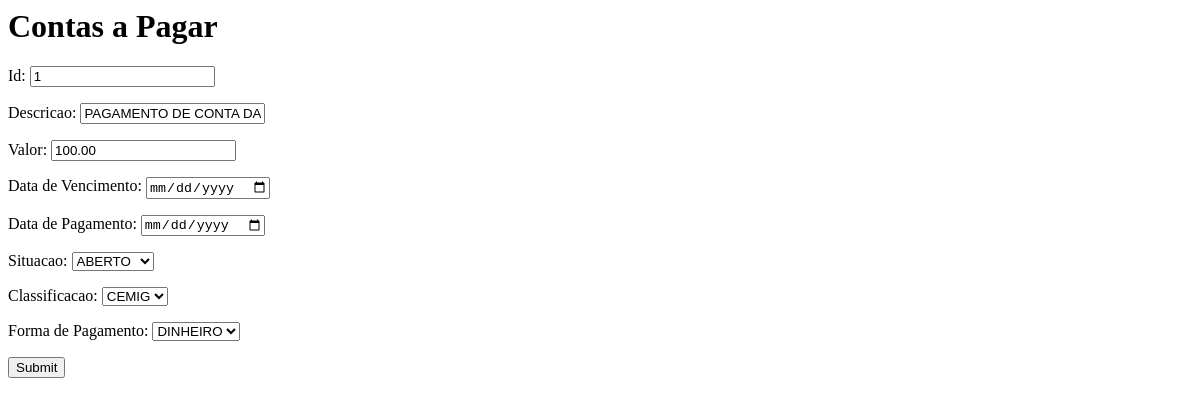
/finan/editar_pagar/1/, run on an earlier commit of the app's database.
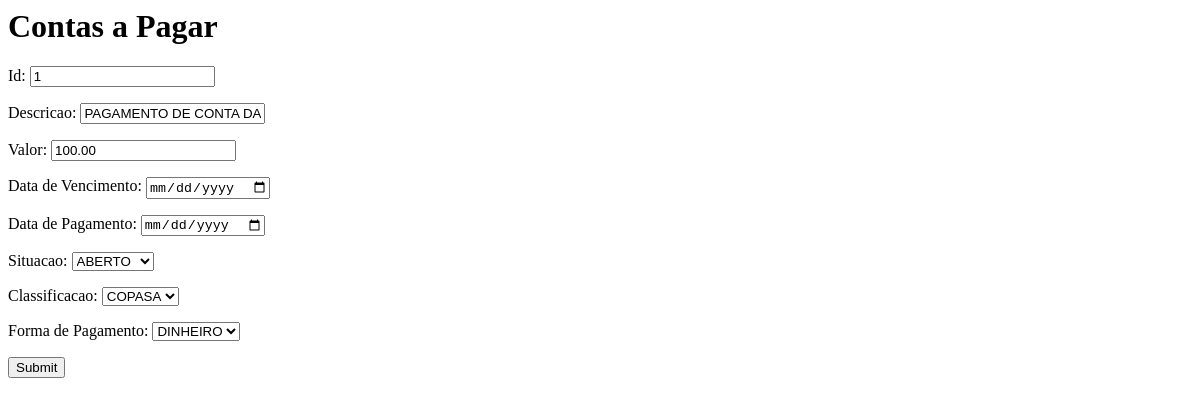
And on a later commit of the database.
### finan/models/pagar.py (models this page shows)
class Pagar(models.Model):
    descricao = models.CharField(max_length=200)
    valor = models.DecimalField(null=True, blank=True, default=None, max_digits=5, decimal_places=2)
    data_venc = models.DateTimeField(null=True)
    data_pgto = models.DateTimeField(null=True)
    situacao = models.CharField(max_length=10)
    classifica = models.ForeignKey("Classifica_Pagar", blank=True, null=True, on_delete=models.CASCADE)
    forma = models.ForeignKey("Forma_Pagar", blank=True, null=True, on_delete=models.CASCADE)
    objects = PagarDAO()

class Classifica_Pagar(models.Model):
    descricao = models.CharField(max_length=200)
    objects = Classifica_PagarDAO()

class Forma_Pagar(models.Model):
    descricao = models.CharField(max_length=200)
    objects = Forma_PagarDAO()

### finan/views.py (the view)
# urls.py: path('editar_pagar/<int:id_pagar>/', views.editar_pagar, name="editar_pagar"),
def editar_pagar(request, id_pagar):
    p = Pagar.objects.get(id=id_pagar)
    forma = Forma_Pagar.objects.all()
    classifica = Classifica_Pagar.objects.all()
    situacao = ['ABERTO','BAIXADO']
    context = {
        'pagar':p,
        'situacao':situacao,
        'forma': forma,
        'classifica': classifica,
    }
    return render(request, 'editar_pagar.html', context)

### finan/templates/editar_pagar.html (shortened to what this page needs)
<html>
<body>
    <h1>Contas a Pagar</h1>
	<form action="/finan/edit_pagar/" method="POST">
		<p>Id: <input type="text" name="id" value="{{pagar.id}}" readonly></p>
        <p>Descricao: <input type="text" name="descricao" value="{{pagar.descricao}}" required></p>
		<p>Valor: <input type="text" name="valor" value="{{pagar.valor|floatformat:2}}" required></p>
		<p>Data de Vencimento: <input type="date" name="data_venc" value="{{pagar.data_venc|date:'Y-m-d'}}" required></p>
		<p>Data de Pagamento: <input type="date" name="data_pgto" value="{{pagar.data_pgto|date:'Y-m-d'}}" ></p>
		<p><label>Situacao: </label>
			<select name='situacao'>
				{% for s in situacao %}
					<option value = {{ s }} {% if s == pagar.situacao %}selected="selected"{% endif %}>{{s|capfirst}}</option>
				{% endfor %}
			</select>
		</p>
		<p><label>Classificacao: </label>
			<select name='c_id'>
				{% for c in classifica %}
					<option value = {{ c.id }} {% if c.id == pagar.classifica_id %}selected="selected"{% endif %}>{{c.descricao|capfirst}}</option>
				{% endfor %}
			</select>
		</p>
		<p><label>Forma de Pagamento: </label>
			<select name='f_id'>
				{% for f in forma %}
					<option value = {{ f.id }} {% if f.id == pagar.forma_id %}selected="selected"{% endif %}>{{f.descricao|capfirst}}</option>
				{% endfor %}
			</select>
		</p>
		<p><input type="submit" name="Enviar"></p>
	</form>
</body>
</html>

What changed in the data, as far as the page shows it:
changed Pagar "PAGAMENTO DE CONTA DAGUA": c_id (not shown) → "COPASA"; f_id (not shown) → "DINHEIRO"
Also different on the page:
form field c_id: "CEMIG" → (not shown)
form field f_id: "DINHEIRO" → (not shown)
